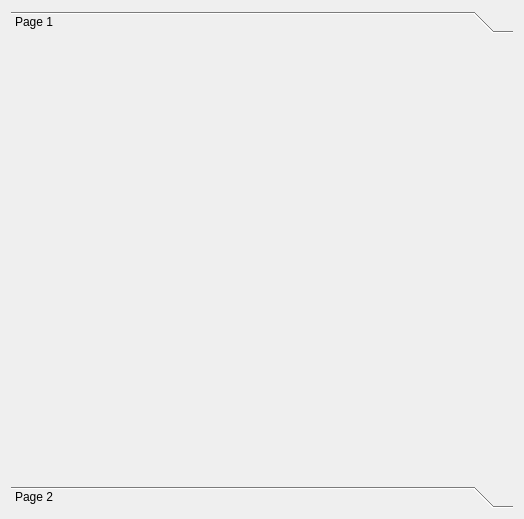
<?xml version="1.0" encoding="UTF-8"?>
<ui version="4.0">
 <class>RemoteDebug</class>
 <widget class="QWidget" name="RemoteDebug">
  <property name="geometry">
   <rect>
    <x>0</x>
    <y>0</y>
    <width>524</width>
    <height>519</height>
   </rect>
  </property>
  <property name="windowTitle">
   <string>Remote Debug</string>
  </property>
  <layout class="QVBoxLayout" name="verticalLayout">
   <item>
    <widget class="QToolBox" name="toolBox">
     <property name="currentIndex">
      <number>0</number>
     </property>
     <widget class="QWidget" name="page">
      <property name="geometry">
       <rect>
        <x>0</x>
        <y>0</y>
        <width>506</width>
        <height>439</height>
       </rect>
      </property>
      <attribute name="label">
       <string>Page 1</string>
      </attribute>
     </widget>
     <widget class="QWidget" name="page_2">
      <property name="geometry">
       <rect>
        <x>0</x>
        <y>0</y>
        <width>506</width>
        <height>439</height>
       </rect>
      </property>
      <attribute name="label">
       <string>Page 2</string>
      </attribute>
     </widget>
    </widget>
   </item>
  </layout>
 </widget>
 <resources/>
 <connections/>
</ui>
